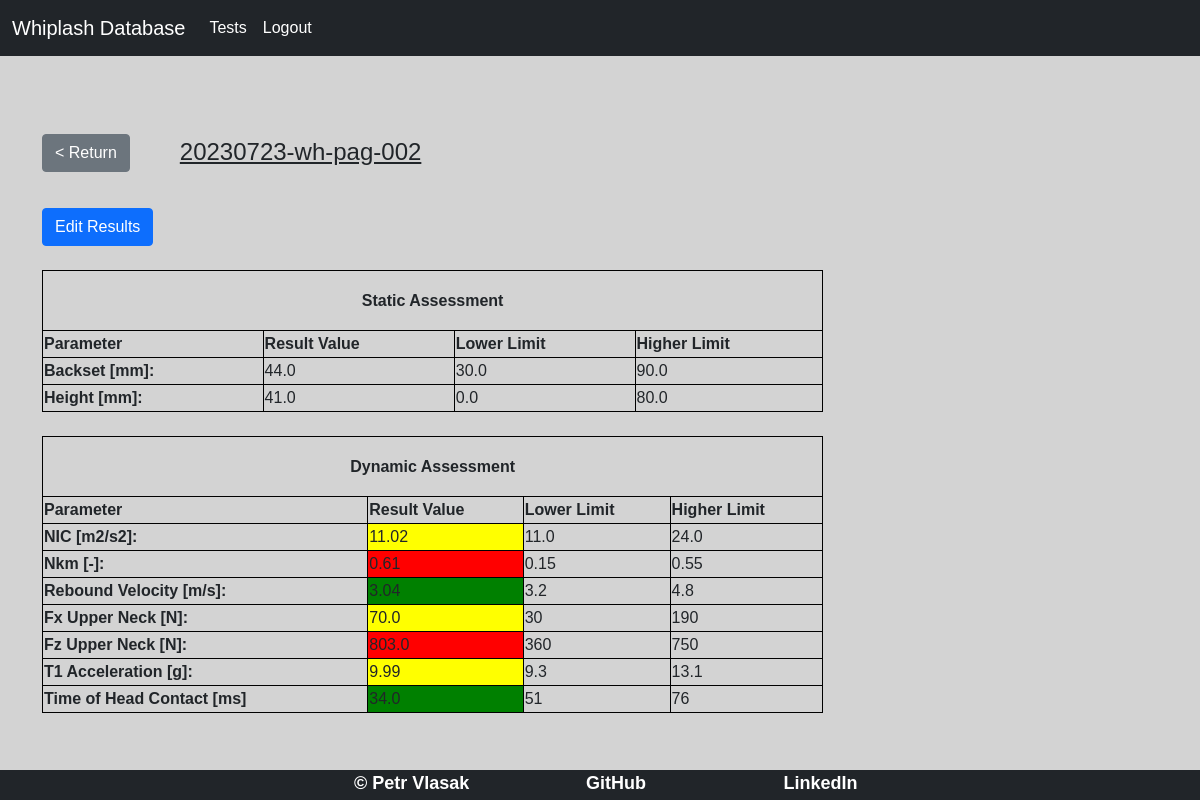
/test/2 (signed in), run on an earlier commit of the app's database.
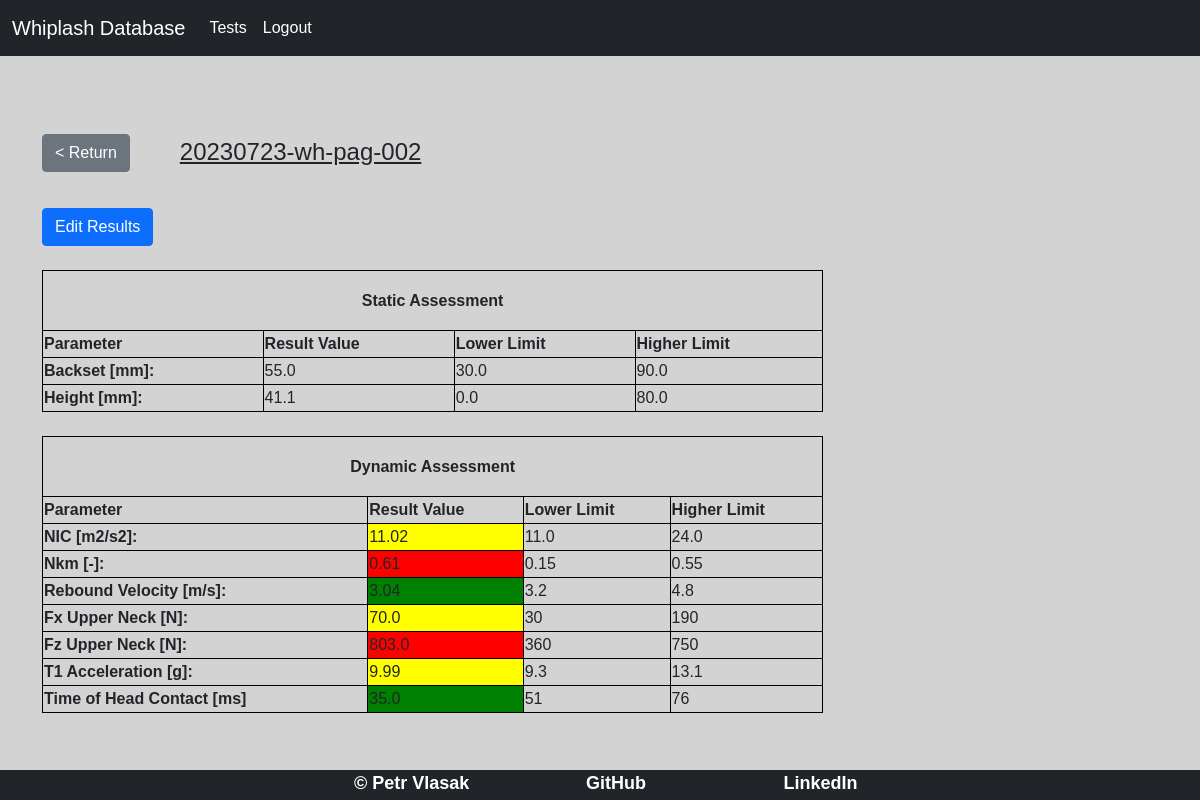
And on a later commit of the database.
### models.py (models this page shows, shortened)
class Result(db.Model):
    id = db.Column(db.Integer, primary_key=True)
    backset = db.Column(db.Float, unique=False)
    height = db.Column(db.Float, unique=False)
    NIC = db.Column(db.Float, index=False, unique=False)
    Nkm = db.Column(db.Float, index=False, unique=False)
    rebound_velocity = db.Column(db.Float, index=False, unique=False)
    Fx_upper_neck = db.Column(db.Float, index=False, unique=False)
    Fz_upper_neck = db.Column(db.Float, index=False, unique=False)
    T1_acceleration = db.Column(db.Float, index=False, unique=False)
    time_head_contact = db.Column(db.Float, index=False, unique=False)
    test_id = db.Column(db.Integer, db.ForeignKey('test.id'))

### routes.py (the view)
@app.route('/test/<int:id>', methods=['GET', 'POST'])
@login_required
def test(id):
    test_data = Test.query.get(id)
    result_data = Result.query.get(id)
    pulse_data = Pulse.query.get(Test.query.get(id).pulse_id)
    return render_template('result.html', template_test=test_data, template_result=result_data,
                           template_pulse=pulse_data)

### routes.py (called while the page is built)
@login_manager.user_loader
def load_user(user_id):
    return User.query.get(int(user_id))

### templates/result.html (shortened to what this page needs)
{% extends "base.html"  %}
{%block content%}
<div class="result">
    <br>
    <div id="return">
        <a href="{{url_for('profile')}}"> <button class="btn btn-secondary"> < Return </button> </a>
        <p> {{template_test.label}} </p>
    </div>
    <br>
    <div>
    <a href="{{url_for('update', id=template_result.id) }}"> <button class="btn btn-primary">Edit Results</button> </a>
    </div>
    {% if template_pulse.severity == 'Low' %}
        {% include 'result_template_low.html' %}
    {% elif template_pulse.severity == 'Medium' %}
        {% include 'result_template_medium.html' %}
    {% else %}
        {% include 'result_template_high.html' %}
    {% endif %}
</div>
{%endblock%}

### templates/result_template_medium.html (shortened to what the changed rows need)
{% set backset_Bottom = 30.0 %}
{% set backset_Top = 90.0 %}
{% set height_Bottom = 0.0 %}
{% set height_Top = 80.0 %}
{% set NIC_Bottom_Medium = 11.0 %}
{% set NIC_Top_Medium = 24.0 %}
{% set Nkm_Bottom_Medium = 0.15 %}
{% set Nkm_Top_Medium = 0.55 %}
{% set Rebound_Vel_Bottom_Medium = 3.2 %}
{% set Rebound_Vel_Top_Medium = 4.80 %}
{% set Fx_UN_Bottom_Medium = 30 %}
{% set Fx_UN_Top_Medium = 190 %}
{% set Fz_UN_Bottom_Medium = 360 %}
{% set Fz_UN_Top_Medium = 750 %}
{% set T1_acc_Bottom_Medium = 9.3 %}
{% set T1_acc_Top_Medium = 13.1 %}
{% set Time_Cont_Bottom_Medium = 51 %}
{% set Time_Cont_Top_Medium = 76 %}
<table style="width:70%">
            <tr height="60px">
                <th colspan="4" style="text-align: center">
                    Static Assessment
                </th>
            </tr>
            <tr>
                <th>Parameter</th>
                <th>Result Value</th>
                <th>Lower Limit</th>
                <th>Higher Limit</th>
            </tr>
            <tr>
                <th> Backset [mm]: </th>
                    <td> {{template_result.backset}} </td>
                    <td> {{backset_Bottom}} </td>
                    <td> {{backset_Top}} </td>
            </tr>
            <tr>
                <th> Height [mm]: </th>
                    <td> {{template_result.height}} </td>
                    <td> {{height_Bottom}} </td>
                    <td> {{height_Top}} </td>
            </tr>
</table>
<table style="width:70%">
            <tr height="60px">
                <th colspan="4" style="text-align: center">
                    Dynamic Assessment
                </th>
            </tr>
            <tr>
                <th>Parameter</th>
                <th>Result Value</th>
                <th>Lower Limit</th>
                <th>Higher Limit</th>
            </tr>
            <tr>
                <th> NIC [m2/s2]: </th>
                {% if template_result.NIC < NIC_Bottom_Medium %}
                    <td bgcolor="green"> {{template_result.NIC}} </td>
                {%elif ((template_result.NIC >= NIC_Bottom_Medium) and (template_result.NIC < NIC_Top_Medium)) %}
                    <td bgcolor="yellow"> {{template_result.NIC}} </td>
                {% else %}
                    <td bgcolor="red"> {{template_result.NIC}} </td>
                {%endif%}
                <td> {{NIC_Bottom_Medium}} </td>
                <td> {{NIC_Top_Medium}} </td>
            </tr>
            <tr>
                <th> Nkm [-]: </th>
             {% if template_result.Nkm < Nkm_Bottom_Medium %}
                    <td bgcolor="green"> {{template_result.Nkm}} </td>
                {%elif ((template_result.Nkm >= Nkm_Bottom_Medium) and (template_result.Nkm < Nkm_Top_Medium)) %}
                    <td bgcolor="yellow"> {{template_result.Nkm}} </td>
                {% else %}
                    <td bgcolor="red"> {{template_result.Nkm}} </td>
                {%endif%}
                <td> {{Nkm_Bottom_Medium}} </td>
                <td> {{Nkm_Top_Medium}} </td>
            </tr>
            <tr>
                <th> Rebound Velocity [m/s]: </th>
                {% if template_result.rebound_velocity < Rebound_Vel_Bottom_Medium %}
                    <td bgcolor="green"> {{template_result.rebound_velocity}} </td>
                {%elif ((template_result.rebound_velocity >= Rebound_Vel_Bottom_Medium) and (template_result.rebound_velocity < Rebound_Vel_Top_Medium)) %}
                    <td bgcolor="yellow"> {{template_result.rebound_velocity}} </td>
                {% else %}
                    <td bgcolor="red"> {{template_result.rebound_velocity}} </td>
                {%endif%}
                <td> {{Rebound_Vel_Bottom_Medium}} </td>
                <td> {{Rebound_Vel_Top_Medium}} </td>
            </tr>
            <tr>
                <th> Fx Upper Neck [N]: </th>
                {% if template_result.Fx_upper_neck < Fx_UN_Bottom_Medium %}
                    <td bgcolor="green"> {{template_result.Fx_upper_neck}} </td>
                {%elif ((template_result.Fx_upper_neck >= Fx_UN_Bottom_Medium) and (template_result.Fx_upper_neck < Fx_UN_Top_Medium)) %}
                    <td bgcolor="yellow"> {{template_result.Fx_upper_neck}} </td>
                {% else %}
                    <td bgcolor="red"> {{template_result.Fx_upper_neck}} </td>
                {%endif%}
                <td> {{Fx_UN_Bottom_Medium}} </td>
                <td> {{Fx_UN_Top_Medium}} </td>
            </tr>
            <tr>
                <th> Fz Upper Neck [N]: </th>
                 {% if template_result.Fz_upper_neck < Fz_UN_Bottom_Medium %}
                    <td bgcolor="green"> {{template_result.Fz_upper_neck}} </td>
                {%elif ((template_result.Fz_upper_neck >= Fz_UN_Bottom_Medium) and (template_result.Fz_upper_neck < Fz_UN_Top_Medium)) %}
                    <td bgcolor="yellow"> {{template_result.Fz_upper_neck}} </td>
                {% else %}
                    <td bgcolor="red"> {{template_result.Fz_upper_neck}} </td>
                {%endif%}
                <td> {{Fz_UN_Bottom_Medium}} </td>
                <td> {{Fz_UN_Top_Medium}} </td>
            </tr>
            <tr>
                <th> T1 Acceleration [g]: </th>
                {% if template_result.T1_acceleration < T1_acc_Bottom_Medium %}
                    <td bgcolor="green"> {{template_result.T1_acceleration}} </td>
                {%elif ((template_result.T1_acceleration >= T1_acc_Bottom_Medium) and (template_result.T1_acceleration < T1_acc_Top_Medium)) %}
                    <td bgcolor="yellow"> {{template_result.T1_acceleration}} </td>
                {% else %}
                    <td bgcolor="red"> {{template_result.T1_acceleration}} </td>
                {%endif%}
                <td> {{T1_acc_Bottom_Medium}} </td>
                <td> {{T1_acc_Top_Medium}} </td>
            </tr>
            <tr>
                <th> Time of Head Contact [ms] </th>
                {% if template_result.time_head_contact < Time_Cont_Bottom_Medium %}
                    <td bgcolor="green"> {{template_result.time_head_contact}} </td>
                {%elif ((template_result.time_head_contact >= Time_Cont_Bottom_Medium) and (template_result.time_head_contact < Time_Cont_Top_Medium)) %}
                    <td bgcolor="yellow"> {{template_result.time_head_contact}} </td>
                {% else %}
                    <td bgcolor="red"> {{template_result.time_head_contact}} </td>
                {%endif%}
                <td> {{Time_Cont_Bottom_Medium}} </td>
                <td> {{Time_Cont_Top_Medium}} </td>
            </tr>
</table>

What changed in the data, as far as the page shows it:
changed Result: backset "44.0" → "55.0"; height "41.0" → "41.1"; time_head_contact "34.0" → "35.0"
